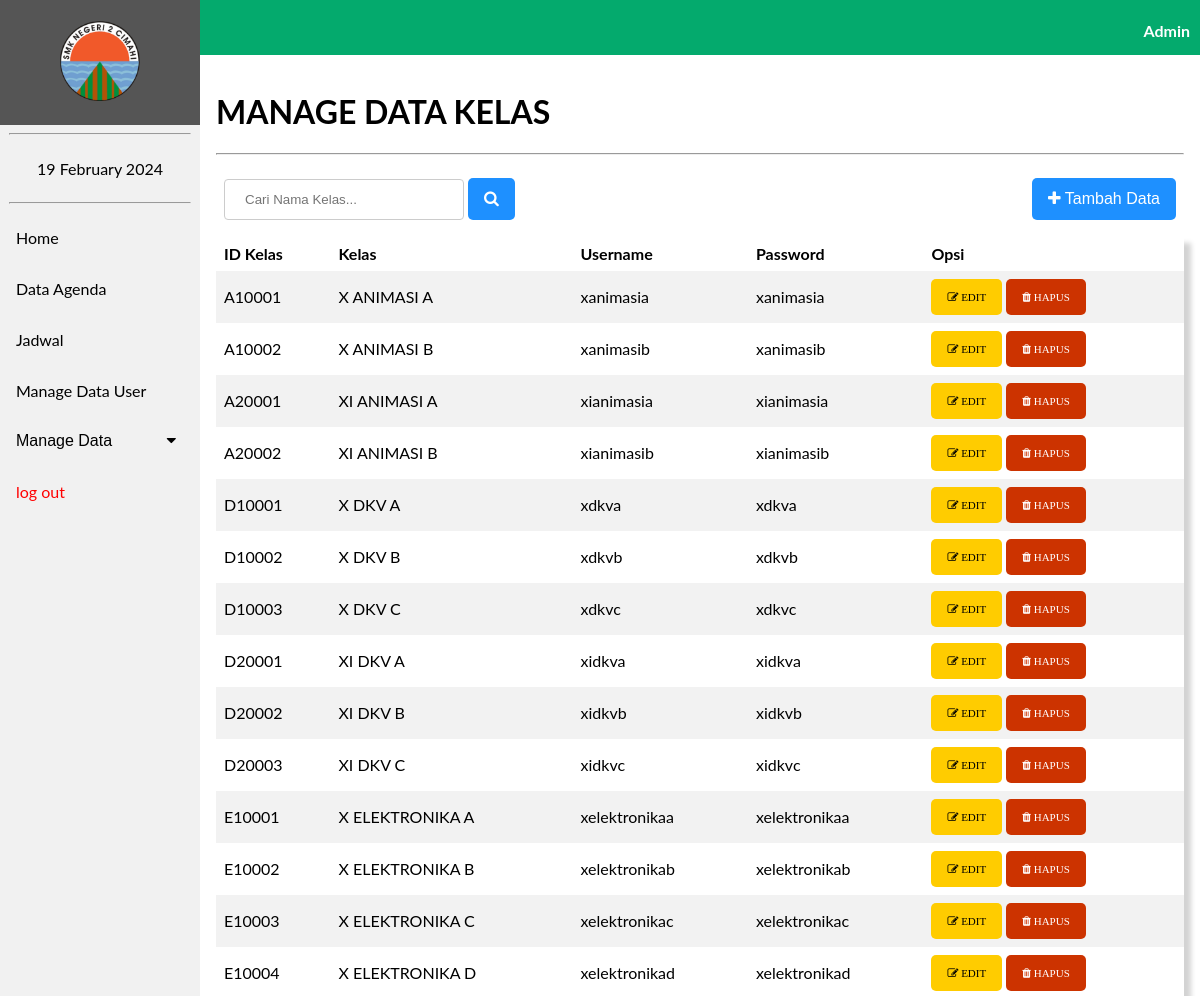
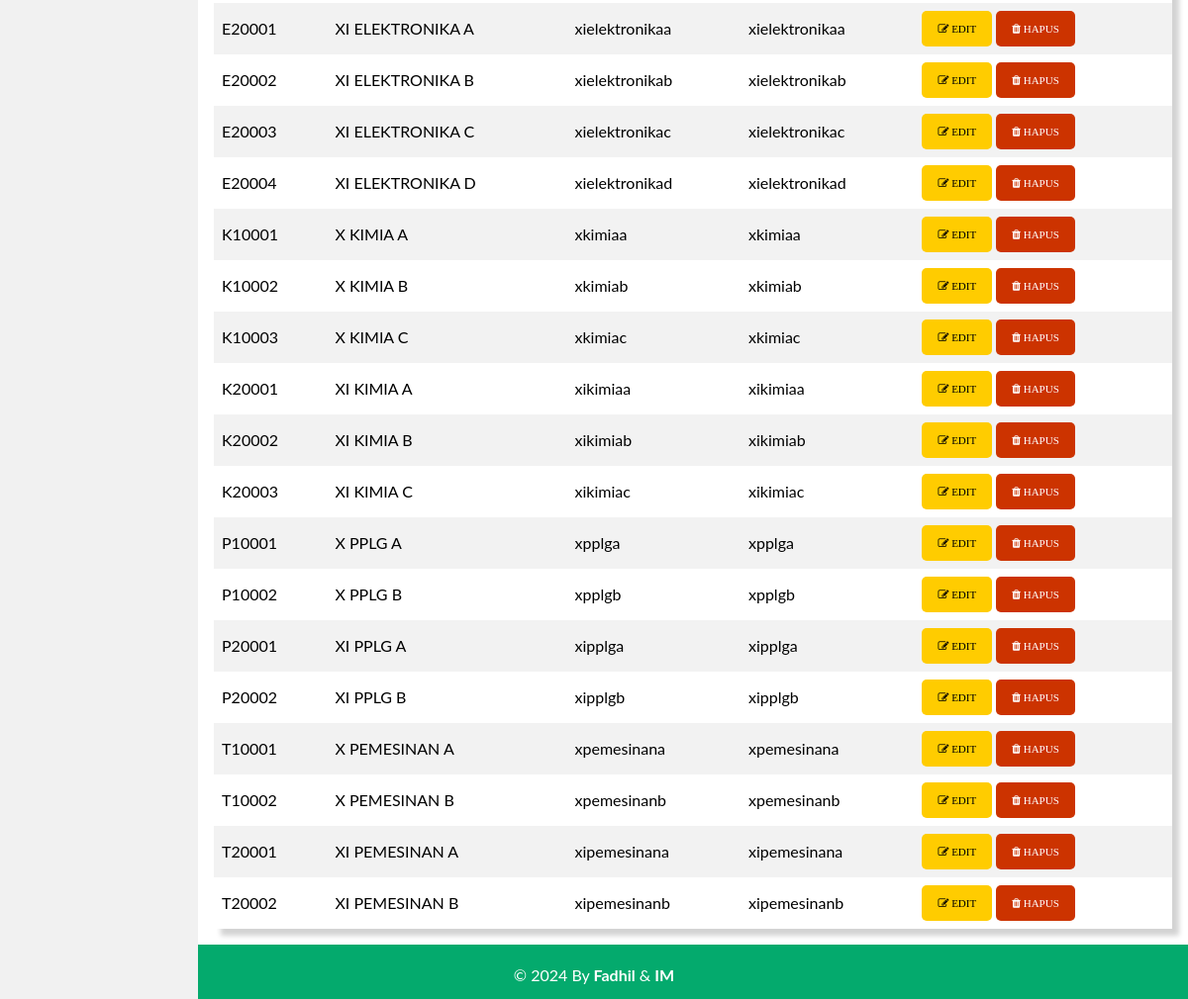
/agenda/manage_data_kelas.php (signed in), run on the app's committed database (2 pictures, top to bottom).
### tables this page shows
CREATE TABLE `tb_kelas` (
  `id_kelas` varchar(6) NOT NULL,
  `nama_kelas` varchar(50) NOT NULL,
  `username` varchar(50) NOT NULL,
  `password` varchar(50) NOT NULL,
  `role` int(11) NOT NULL
);

### agenda/manage_data_kelas.php (the view, shortened to what this page needs)
<?php
    include 'koneksi.php';
    $result = mysqli_query($Conn, "SELECT * FROM tb_kelas");
?>
<!DOCTYPE html>
<html lang="en">
<head>
    <link rel="stylesheet" href="navbar.css">
    <link rel="stylesheet" href="https://cdnjs.cloudflare.com/ajax/libs/font-awesome/4.7.0/css/font-awesome.min.css">
</head>
<body>
<header>
    <div class="sidebar">
        <a href="beranda3.php"><center><img src="image/2cmi.PNG" style="width: 80px; padding: 5px;"></center></a>
        <hr  style="width: 90%;">
        <center><a href="#"><?= date("d F Y"); ?></a></center>
        <hr  style="width: 90%;">
        <a href="beranda3.php">Home</a>
        <a href="data_admin.php">Data Agenda</a>
        <a href="jadwal.php">Jadwal</a>
        <a href="manage_data_user.php">Manage Data User</a>
        <button class="dropdown-btn">Manage Data
        <i class="fa fa-caret-down"></i>
        </button>
        <a style="color: red;"href="logout.php"> log out</button></a>
    </div>
    </header>
    <div class="head" style="display: inline-block;">
        <p style="margin-right: 10px;"><b>Admin</b></p>
    </div>
    <div class="content">
    <h1>MANAGE DATA KELAS</h1><hr>
    <table>
        <tr>
            <td><form action="s_data_kelas.php" method="POST"><input type="text" name="search" placeholder="Cari Nama Kelas...">
            <button class="btn1" name="submit"><i class="fa fa-search"></i></button></form></td>
            <td style="text-align:right;"><a href="input_data_kelas.php"><button class="btn1"><i class="fa fa-plus"></i> Tambah Data</button></a></td>
        </tr>
    </table>
    <table style="box-shadow: 7px 7px 5px lightgrey;">
        <tr>
            <th>ID Kelas</th>
            <th>Kelas</th>
            <th>Username</th>
            <th>Password</th>
            <th>Opsi</th>
        </tr>
        <?php
        foreach($result as $d){ ?>
            <tr>
                <td><?= $d['id_kelas'] ?></td>
                <td><?= $d['nama_kelas'] ?></td>
                <td><?= $d['username'] ?></td>
                <td><?= $d['password'] ?></td>
                <td><a href="edit_data_kelas.php?id=<?= $d['id_kelas'] ?>"><button class="btn1" name="submit" style="font-size: 11px;background-color: #ffcc00;color: #000000;"><i class="fa fa-edit"> EDIT</i></button></a>
                <button class="btn1" name="submit" style="font-size: 11px; background-color: #cc3300;"><i class="fa fa-trash"> HAPUS</i></button></form></td>
            </tr>
        <?php } ?>
    </table>
    </div>
    <div class="footer">
        <p>&copy; 2024 By <b>Fadhil</b> & <b>IM</b></p>
    </div>
</body>
</html>

### agenda/navbar.css (style rules this page uses)
body { margin: 0; font-family: "Lato", sans-serif; }
.sidebar { margin: 0; padding: 0; width: 200px; background-color: #f1f1f1; position: fixed; height: 100%; overflow-x: hidden; z-index: 1; }
.sidebar a, .dropdown-btn { display: block; color: black; padding: 16px; text-decoration: none; }
div.content { margin-left: 200px; padding: 16px; min-height: 515px; }
.head { width: 100%; height: 50px; padding-top: 5px; text-align: right; color: white; background-color: #04AA6D; }
.footer { width: 100%; height: 50px; background-color: #04AA6D; bottom: 0; text-align: center; color: white; padding-top: 5px; }
.dropdown-btn { padding: 16px; text-decoration: none; font-size: 16px; color: black; display: block; border: none; background: none; width: 100%; text-align: left; cursor: pointer; outline: none; }
.fa-caret-down { float: right; padding-right: 8px; }

### agenda/manage_data_kelas.php (style rules this page uses)
table { border-collapse: collapse; width: 100%; }
th, td { padding: 8px; color: black; text-align: left; }
tr:nth-child(even) { background-color: #f2f2f2 }
.btn1 { background-color: DodgerBlue; border: none; border-radius: 5px; color: white; padding: 12px 16px; font-size: 16px; cursor: pointer; }
input[type=text] { width: 240px; padding: 12px 20px; margin: 8px 0; display: inline-block; border: 1px solid #ccc; border-radius: 4px; box-sizing: border-box; }

### data on the page
tb_kelas: id_kelas "A10001", nama_kelas "X ANIMASI A", username "xanimasia", password "xanimasia"
tb_kelas: id_kelas "A10002", nama_kelas "X ANIMASI B", username "xanimasib", password "xanimasib"
tb_kelas: id_kelas "A20001", nama_kelas "XI ANIMASI A", username "xianimasia", password "xianimasia"
tb_kelas: id_kelas "A20002", nama_kelas "XI ANIMASI B", username "xianimasib", password "xianimasib"
tb_kelas: id_kelas "D10001", nama_kelas "X DKV A", username "xdkva", password "xdkva"
tb_kelas: id_kelas "D10002", nama_kelas "X DKV B", username "xdkvb", password "xdkvb"
tb_kelas: id_kelas "D10003", nama_kelas "X DKV C", username "xdkvc", password "xdkvc"
tb_kelas: id_kelas "D20001", nama_kelas "XI DKV A", username "xidkva", password "xidkva"
tb_kelas: id_kelas "D20002", nama_kelas "XI DKV B", username "xidkvb", password "xidkvb"
tb_kelas: id_kelas "D20003", nama_kelas "XI DKV C", username "xidkvc", password "xidkvc"
tb_kelas: id_kelas "E10001", nama_kelas "X ELEKTRONIKA A", username "xelektronikaa", password "xelektronikaa"
tb_kelas: id_kelas "E10002", nama_kelas "X ELEKTRONIKA B", username "xelektronikab", password "xelektronikab"
tb_kelas: id_kelas "E10003", nama_kelas "X ELEKTRONIKA C", username "xelektronikac", password "xelektronikac"
tb_kelas: id_kelas "E10004", nama_kelas "X ELEKTRONIKA D", username "xelektronikad", password "xelektronikad"
tb_kelas: id_kelas "E20001", nama_kelas "XI ELEKTRONIKA A", username "xielektronikaa", password "xielektronikaa"
tb_kelas: id_kelas "E20002", nama_kelas "XI ELEKTRONIKA B", username "xielektronikab", password "xielektronikab"
tb_kelas: id_kelas "E20003", nama_kelas "XI ELEKTRONIKA C", username "xielektronikac", password "xielektronikac"
tb_kelas: id_kelas "E20004", nama_kelas "XI ELEKTRONIKA D", username "xielektronikad", password "xielektronikad"
tb_kelas: id_kelas "K10001", nama_kelas "X KIMIA A", username "xkimiaa", password "xkimiaa"
tb_kelas: id_kelas "K10002", nama_kelas "X KIMIA B", username "xkimiab", password "xkimiab"
tb_kelas: id_kelas "K10003", nama_kelas "X KIMIA C", username "xkimiac", password "xkimiac"
tb_kelas: id_kelas "K20001", nama_kelas "XI KIMIA A", username "xikimiaa", password "xikimiaa"
tb_kelas: id_kelas "K20002", nama_kelas "XI KIMIA B", username "xikimiab", password "xikimiab"
tb_kelas: id_kelas "K20003", nama_kelas "XI KIMIA C", username "xikimiac", password "xikimiac"
tb_kelas: id_kelas "P10001", nama_kelas "X PPLG A", username "xpplga", password "xpplga"
tb_kelas: id_kelas "P10002", nama_kelas "X PPLG B", username "xpplgb", password "xpplgb"
tb_kelas: id_kelas "P20001", nama_kelas "XI PPLG A", username "xipplga", password "xipplga"
tb_kelas: id_kelas "P20002", nama_kelas "XI PPLG B", username "xipplgb", password "xipplgb"
tb_kelas: id_kelas "T10001", nama_kelas "X PEMESINAN A", username "xpemesinana", password "xpemesinana"
tb_kelas: id_kelas "T10002", nama_kelas "X PEMESINAN B", username "xpemesinanb", password "xpemesinanb"
tb_kelas: id_kelas "T20001", nama_kelas "XI PEMESINAN A", username "xipemesinana", password "xipemesinana"
tb_kelas: id_kelas "T20002", nama_kelas "XI PEMESINAN B", username "xipemesinanb", password "xipemesinanb"
